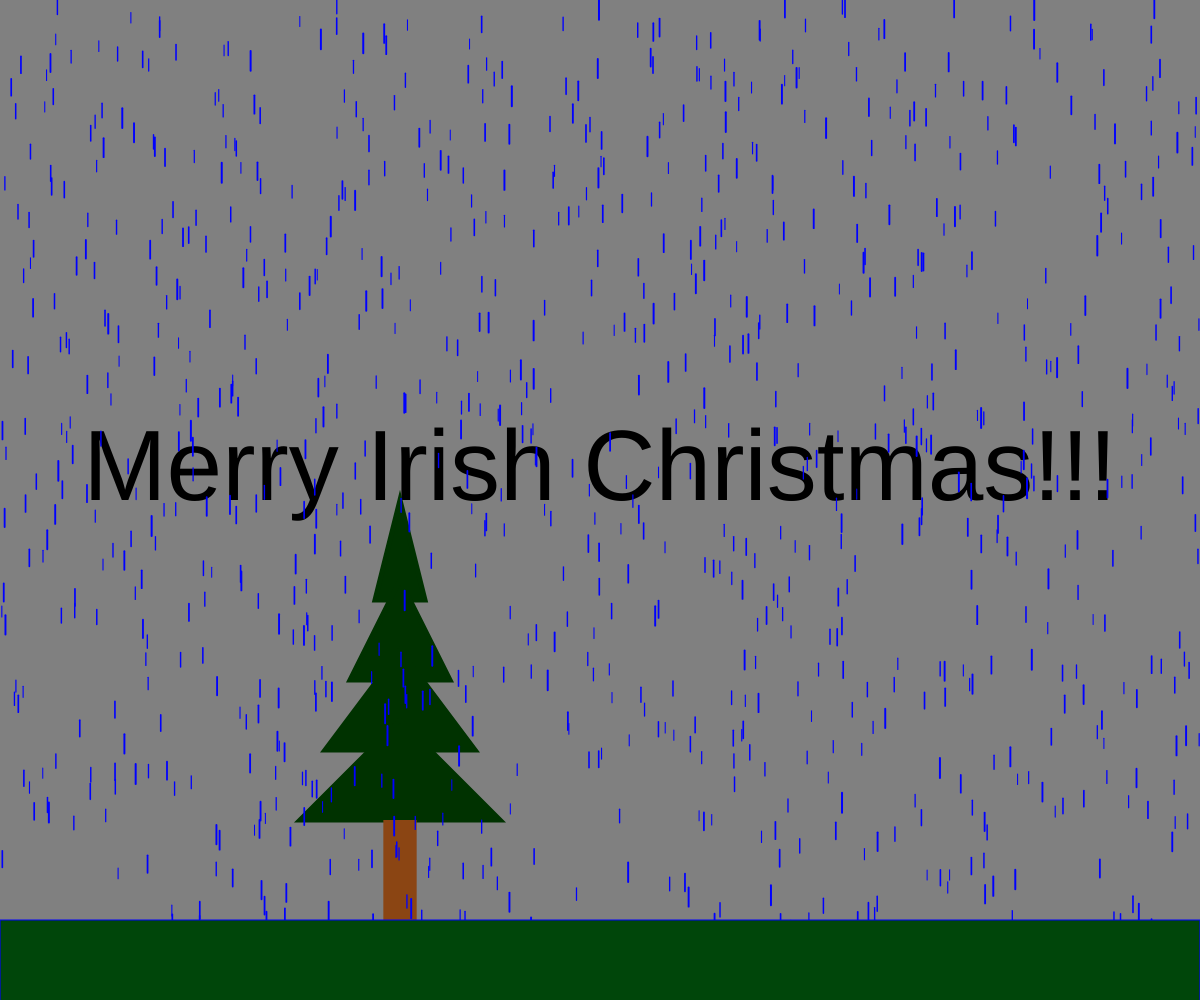
Frame 1 (no input)
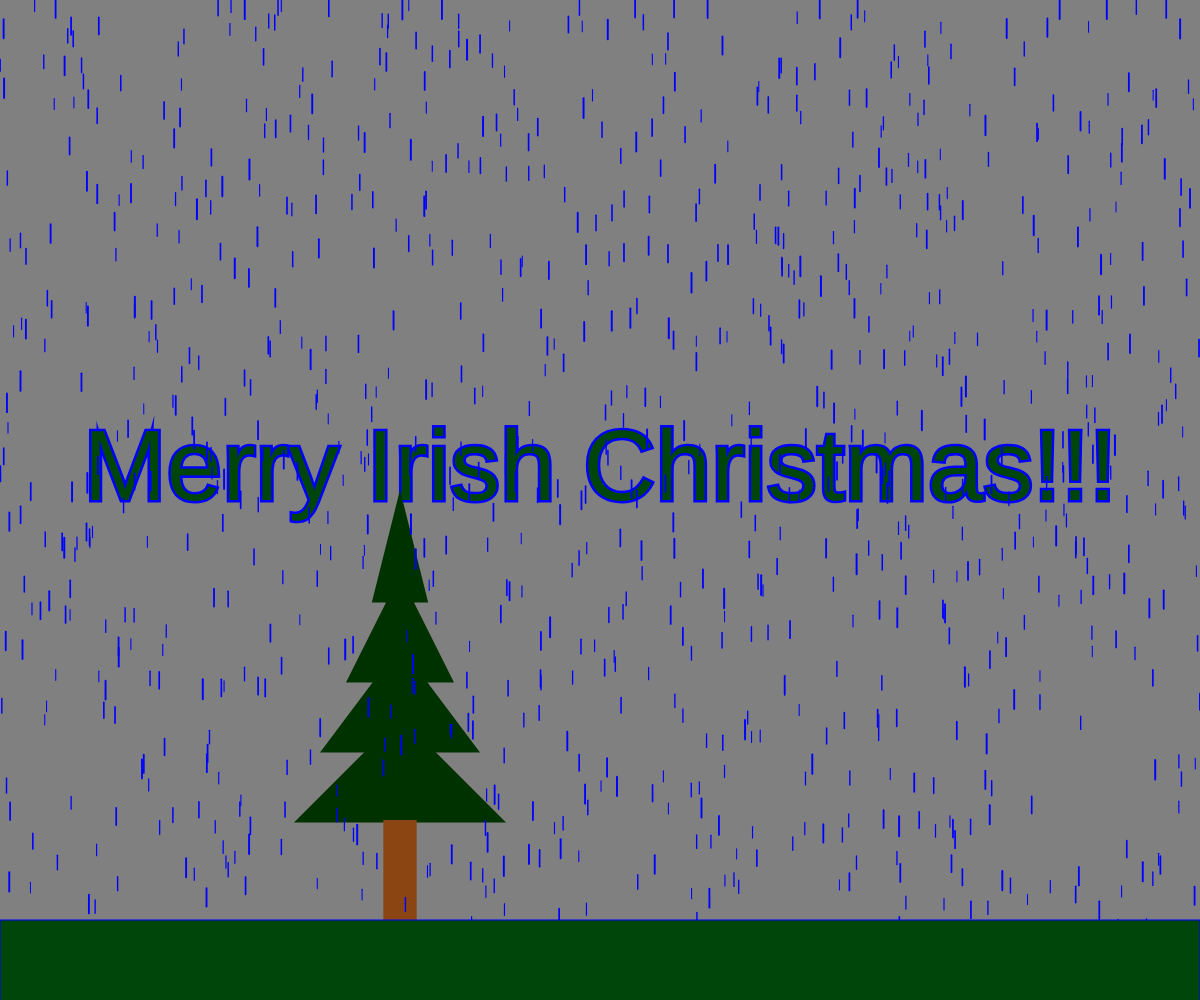
Frame 60 (no input)
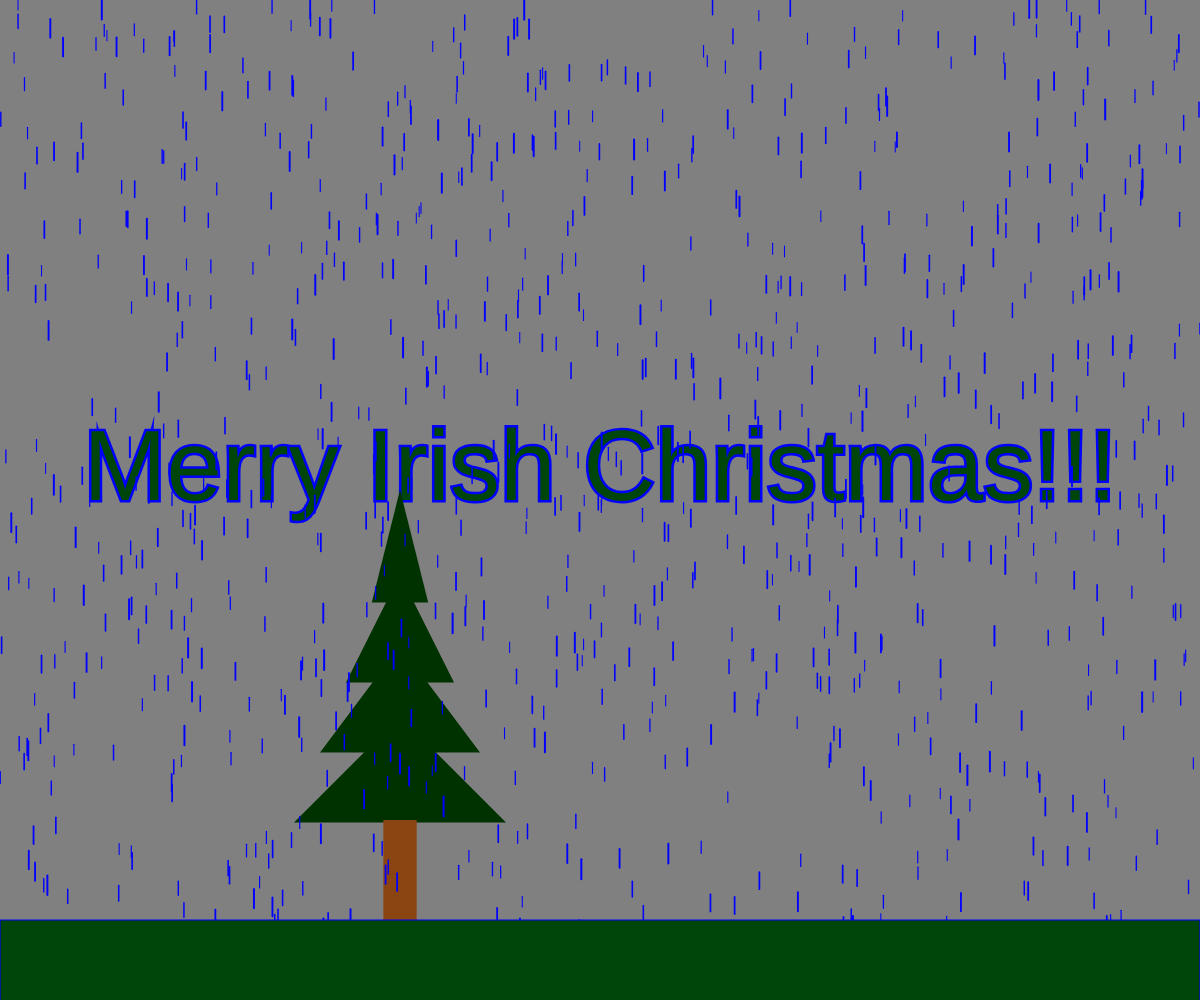
Frame 120 (the mouse pressed at the canvas centre since frame 60)

The p5.js sketch that drew these frames (run headless with seeded random() and noise() and a simulated clock; from frame 60 on, the mouse is pressed at the canvas centre):

// p5.js sketch
// ── sketch.js

let snowflakes = [];
let numberOfFlakesToCreate = 1000;


function setup() {

    createCanvas(windowWidth, windowHeight);

    background("black");




    for (let x = 0; x < numberOfFlakesToCreate; x++) {
        snowflakes.push(new Snowflake(random(width), random(height), random(10, 20)));
    }




}


function draw() {

    background("gray")

    // show message
    strokeWeight(5);
    textAlign(CENTER)
    textSize(width/12);
    text("Merry Irish Christmas!!!", width/2,height/2);
    

    // draw tree
    drawTree();

    // draw irish snow
    for (let x = 0; x < snowflakes.length; x++) {
        snowflakes[x].move();
        snowflakes[x].show();
    }

    // draw the ground
    fill(0, 70, 10);
    rect(0, height - 80, width, height)
}


function drawTree(){
    let xc = width/3;
    let h1 = height/10;
    let h2 = height/10;
    let h3 = height/10;
    let w1 = h1/2;
    let w2 = h2;
    let w3 = h3 * 1.5;
    let w4 = h3 * 2;
    let th = height/2;
    fill(0,50,0);
    stroke(0,50,0);
    
    // top triangle
    let t1Bot = height - th + h1;
    triangle(xc,height - th,xc-w1/2, t1Bot,xc + w1/2,t1Bot)

    // first middle triangle
    let t2Top = t1Bot - 20;
    let t2Bot = t2Top + h2;
    triangle(xc,t2Top,xc-w2/2,t2Bot,xc + w2/2,t2Bot)

    // second middle triangle triangle
    let t3Top = t2Bot - 30;
    let t3Bot = t3Top + h2;
    triangle(xc,t3Top,xc-w3/2,t3Bot,xc + w3/2,t3Bot)

    // bottom triangle
    let t4Top = t3Bot - 30;
    let t4Bot = t4Top + h2;
    triangle(xc,t4Top,xc-w4/2,t4Bot,xc + w4/2,t4Bot)

    fill(139,69,19);
    noStroke();
    // trunk

    rect(xc - w1/3,t4Bot,w1*2/3,height - 80);
}


// ── Snowflake.js

class Snowflake {
    constructor(x, y,size){
    	this.x = x;
    	this.y = y;
    	this.stepSize = map(size,10,20,10,20);
    	this.size = size;
    }  

	move(){
		this.y = this.y + this.stepSize;
		if (this.y > height){
			this.y = 0;this.x = random(width)
		}

	}

	show(){
		stroke(("blue"))
		strokeWeight(this.stepSize/10)
		line(this.x,this.y,this.x,this.y + this.size);
	}
}
	    
	
